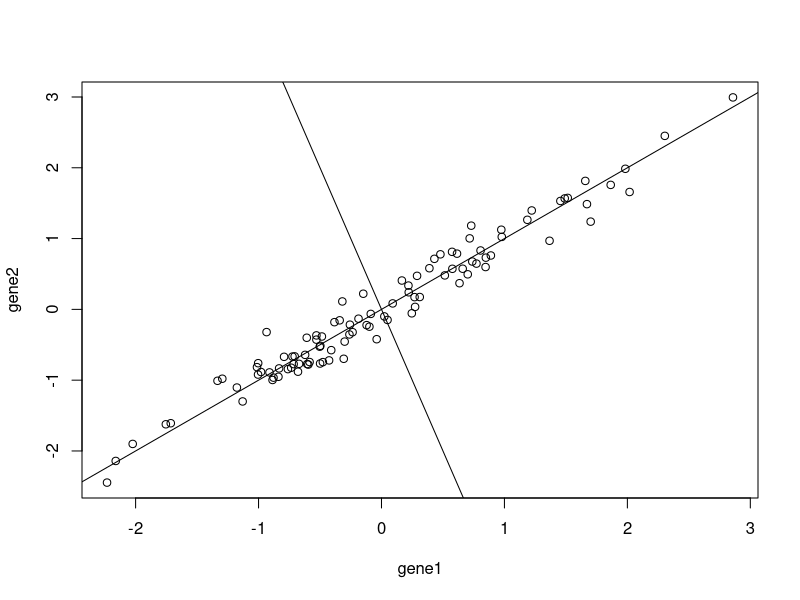

Write the R code that produced this figure.
gene1 <- scale(rnorm(100))
gene2 <- scale(gene1 + rnorm(100, sd=0.2*sd(gene1)))
plot(gene1, gene2)
abline(0,1)
abline(0,-4)